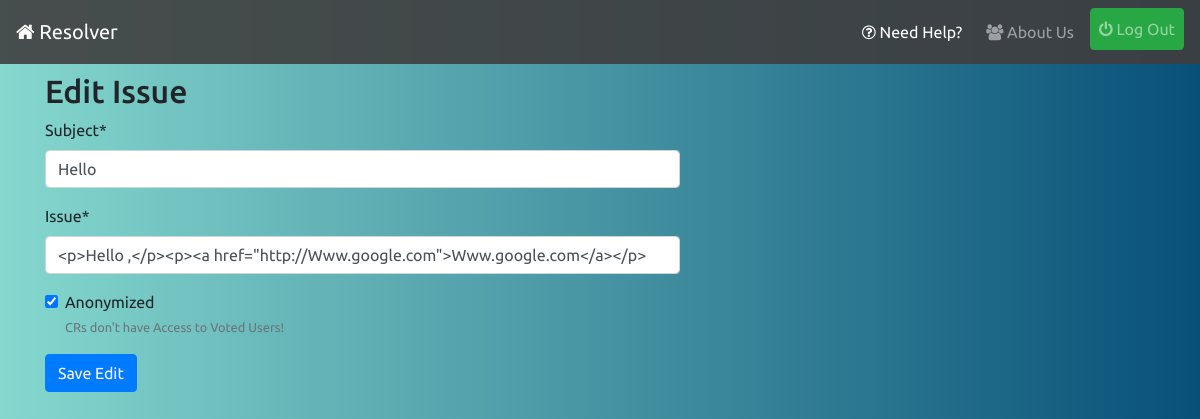
The app's page /edit/47/ (signed in) with its own data.
### reporter/models.py (models this page shows, shortened)
class Report(models.Model):
    user = models.ForeignKey(UserInfo,on_delete=models.CASCADE,blank=True)
    title = models.CharField('Subject',max_length=56)
    content = models.TextField('Issue')
    department = models.CharField(max_length=20,blank=True)
    year = models.CharField(max_length=4,blank=True)
    timestamp = models.DateTimeField(auto_now_add=True)
    updated = models.DateTimeField(auto_now=True)
    active = models.BooleanField(default=True)
    resolved = models.BooleanField(default=False)
    cr_line = models.CharField(max_length=256,null=True,blank=True)
    upvotes = models.IntegerField(default=0)
    downvotes = models.IntegerField(default=0)
    deadline = models.DateTimeField(null=True)
    anonymized = models.BooleanField(default=True,help_text = "CRs don't have Access to Voted Users!")
    class Meta:
        ordering = ['-timestamp']

### reporter/views.py (the view)
# urls.py: path('edit/<int:pk>/',views.edit_issue_view,name='edit'),
@login_required
def edit_issue_view(request,pk):
    obj = get_object_or_404(Report,id=pk)
    if(obj.active == True and obj.resolved == False):
        form = ReportForm(instance=obj)
        if(request.user==obj.user.user):
            if(request.method=='POST'):
                form = ReportForm(request.POST,instance=obj)
                if(form.is_valid()):
                    form.save()
                return redirect('reporter:index')
            return render(request,'reporter/edit-issue.html',{'form':form,'issue':obj})
    raise PermissionDenied

### reporter/forms.py
class ReportForm(forms.ModelForm):
    class Meta:
        model = Report
        fields = ['title','content','anonymized']
        widgets = {
            'content':TinyMCE(attrs={'cols': 80, 'rows': 15})
        }

### infolist/context-processors.py (called while the page is built)
def pending_info_list_context(request):
    if request.user.is_superuser:
        return {}
    pending = -1
    if request.user.is_authenticated:
        pending = InfoList.objects.filter(department=request.user.info.department,year=request.user.info.join_year,approved=False).count()
    return {"pending_info_list":pending}

### reporter/context-processors.py (called while the page is built)
def pending_issue_list_context(request):
    if request.user.is_superuser:
        return {}
    pending=-1
    if request.user.is_authenticated:
        pending = Report.objects.filter(active=False,department=request.user.info.department,year=request.user.info.join_year,resolved=False).count()
    return {"pending_issue_count":pending}

def resolved_issue_list_context(request):
    if request.user.is_superuser:
        return {}
    resolved=-1
    if request.user.is_authenticated:
        resolved = Report.objects.filter(active=False,department=request.user.info.department,year=request.user.info.join_year,resolved=True).count()
    return {"resolved_issue_count":resolved}

def pending_contact_list_context(request):
    if request.user.is_superuser:
        return {}
    pending=-1
    if request.user.is_authenticated:
        pending = ContactList.objects.filter(department=request.user.info.department,year=request.user.info.join_year,approved=False).count()
    return {"pending_contact_count":pending}

def live_polls_count_context(request):
    if request.user.is_superuser:
        return {}
    count = -1
    if request.user.is_authenticated:
        count = Poll.objects.filter(active=True,department=request.user.info.department,join=request.user.info.join_year).count()
    return {"live_polls_count":count}

### reporter/templates/reporter/edit-issue.html (shortened to what this page needs)
{% extends 'base.html' %}
{% load crispy_forms_tags %}
{% block content %}
<h2 class="mt-2">Edit Issue</h2>
<div class="row">
    <div class="col-lg-7 col-md-10 col-sm-12">
        <form action="{% url 'reporter:edit' issue.id %}" method="post">
            {{form|crispy}}
            <input class="btn btn-primary" type="submit" value="Save Edit">
        </form>
    </div>
</div>
{% endblock %}

### static/css/style.css (style rules this page uses)
body { background: #085078; background: -webkit-linear-gradient(to right, #85D8CE, #085078); background: linear-gradient(to right, #85D8CE, #085078); font-family: 'Ubuntu', sans-serif; }

### records on screen
Report: title "Hello", content "<p>Hello ,</p><p><a href=\"http://Www.google.com\">Www.google.com</a></p>", anonymized "☑"
